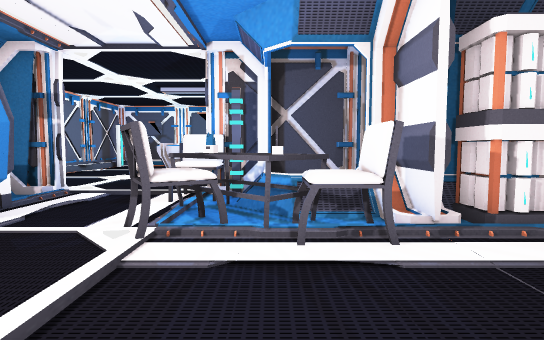
view 1 (above)

24 first-person views from a walk through a Unity game level. The camera is 1.2 m above the floor, tilts 4° down and sees 80° across. The floor is counted in squares, 1 m on a side. Each view is taken from the middle of a square. On the plan, view 1 faces up. The plan holds only what a view shows up to about 14 squares ahead; the rest is blank. Door leaves are left out, so doorways stand open.

view 2
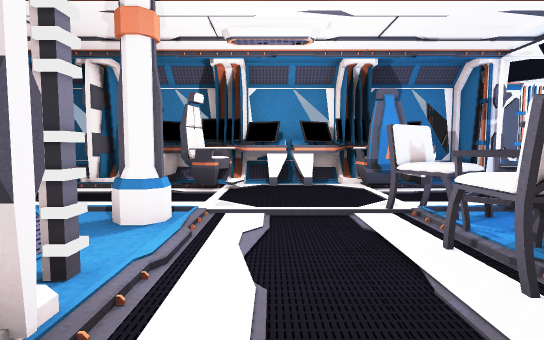

view 3
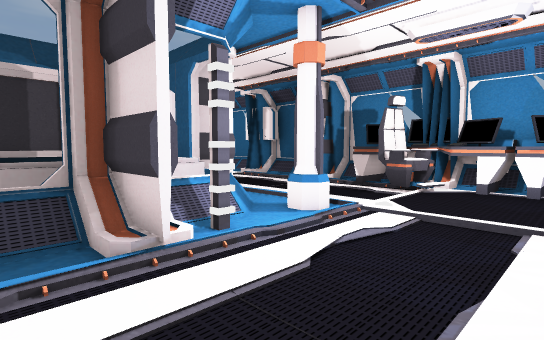

view 4
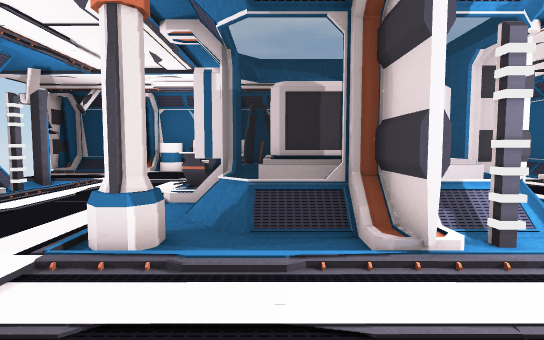

view 5
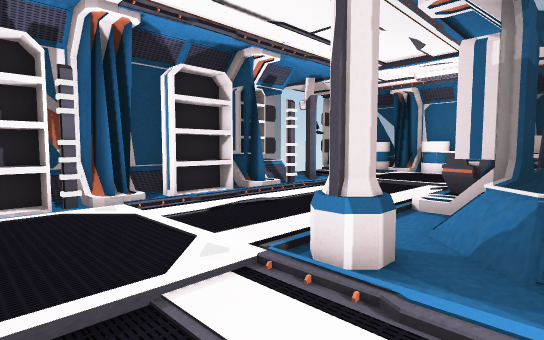

view 6
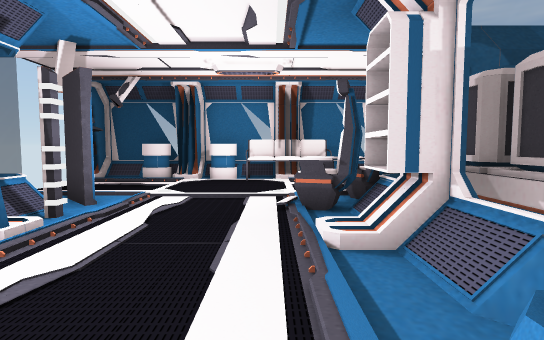

view 7
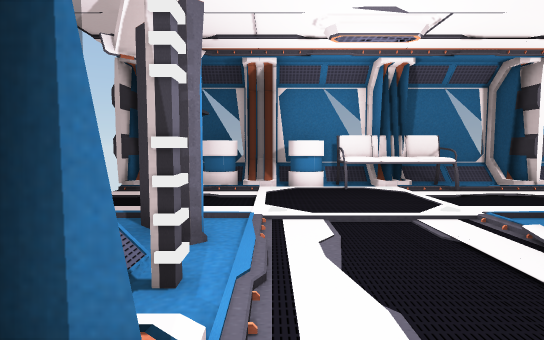

view 8
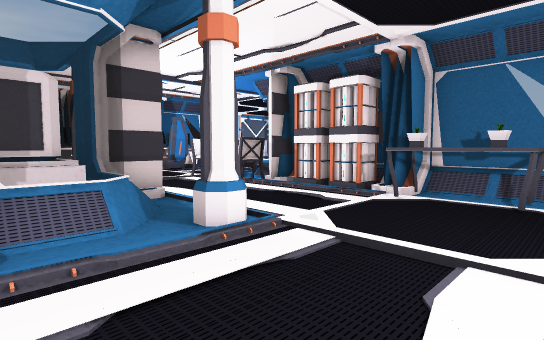

view 9
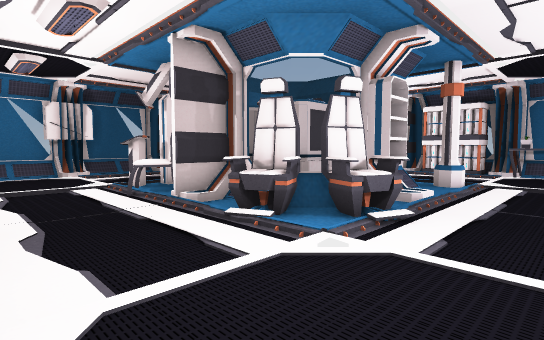

view 10
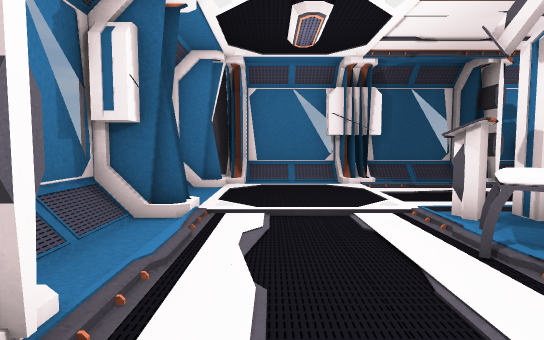

view 11
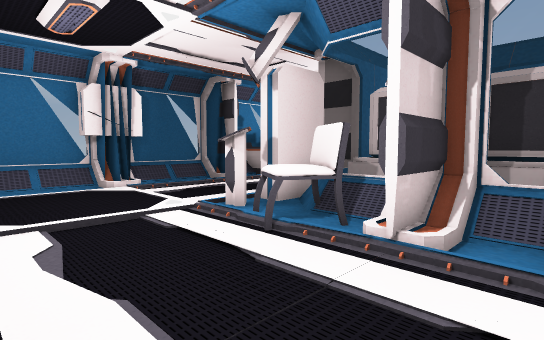

view 12
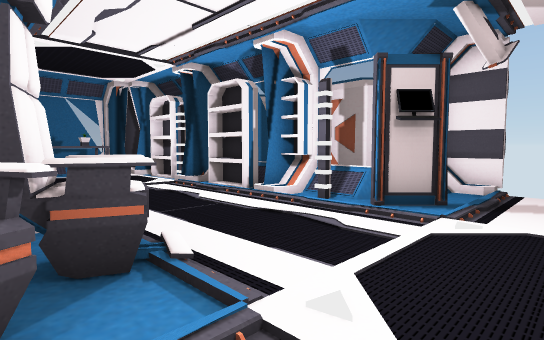

view 13
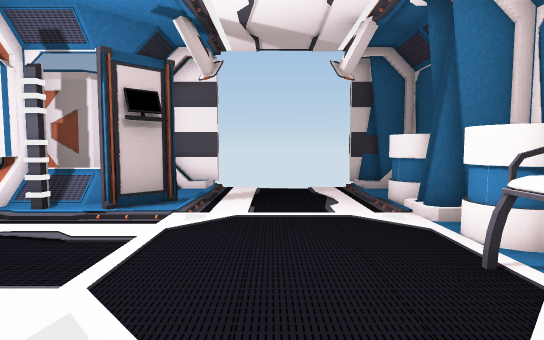

view 14
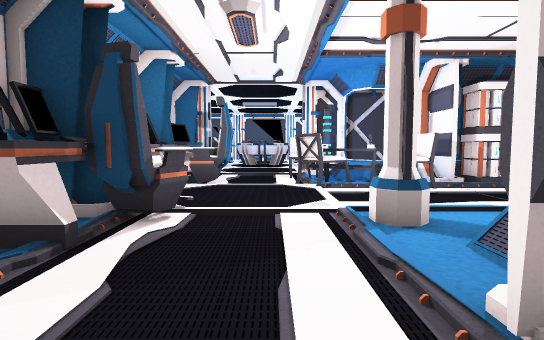

view 15
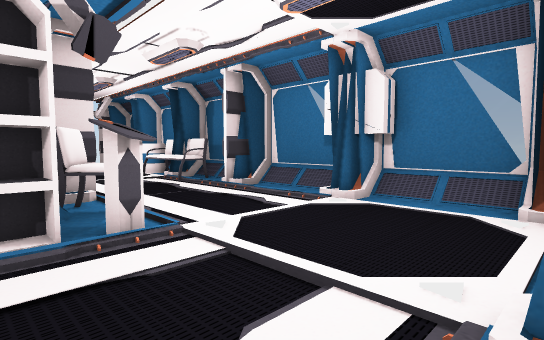

view 16
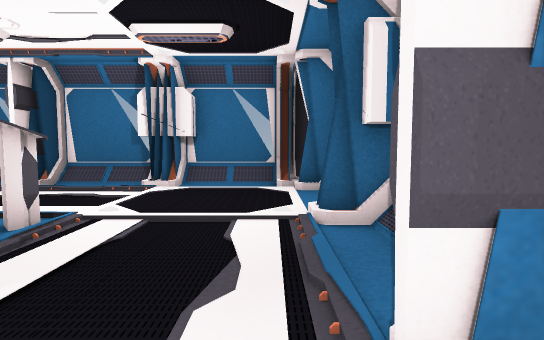

view 17
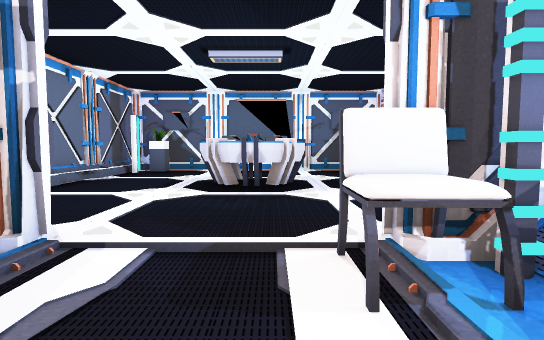

view 18
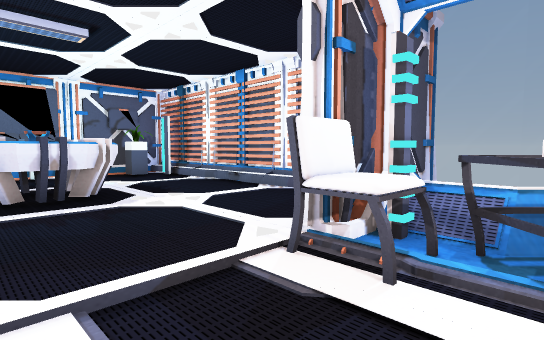

view 19
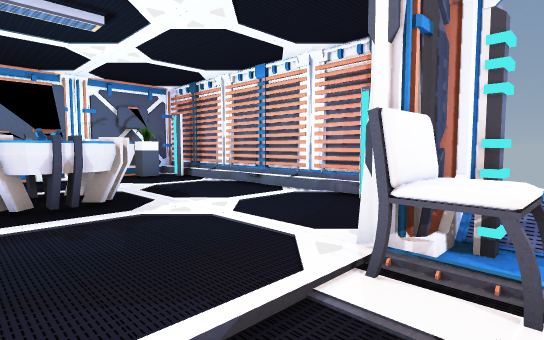

view 20
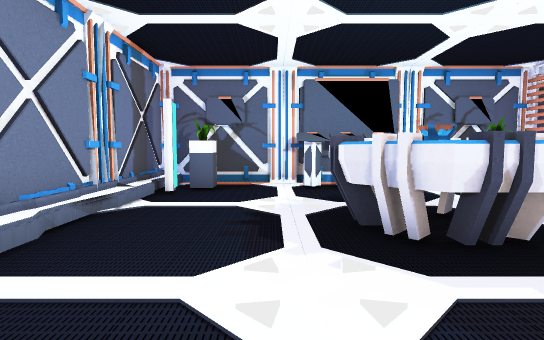

view 21
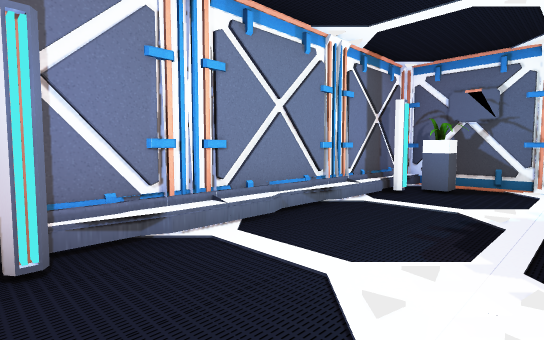

view 22
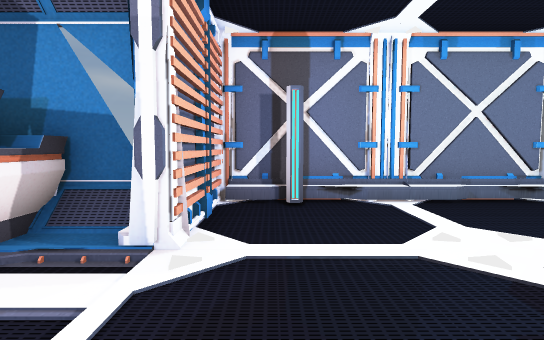

view 23
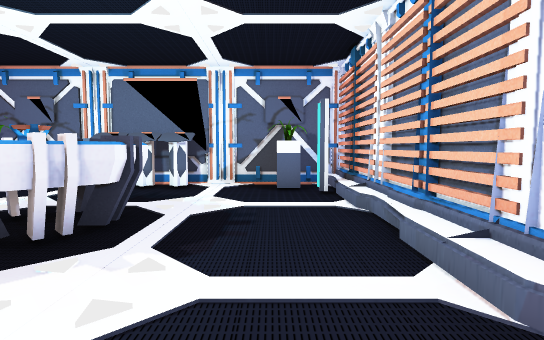

view 24
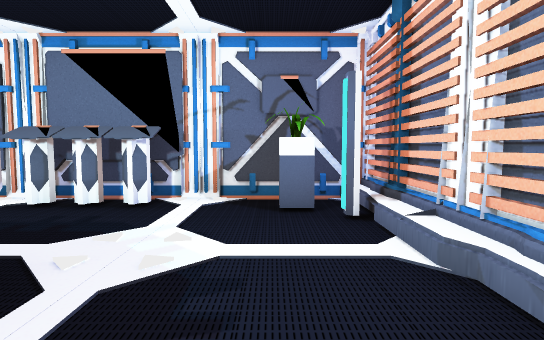

### Floor plan
Key: @ floor where view 1 was taken; # wall or solid block; . floor; / step, stairs or slope; D open door; = window, fence, low wall or low ledge; O other object.
Columns run from 10 left of view 1 to 15 right of it. Each row starts with its distance up from view 1.
 21 #############
 20 #O...OOO#...#
 19 #/O..OOO..O.#
 18 #/..........#
 17 #/..........#
 16 #/....OO....#
 15 #/...OOOO...#
 14 #/...OOOO...#
 13 #/....OO....#
 12 #/..........#
 11 ##..........#
 10 ##.........##
  9  ####DDDD####
  8   ###...O###
  7    #O...OO##
  6    OO...OOO=##OO##=##
  5    #OOO.OOOO#.OO#OOO##
  4    OOO..OOOOD....OOO.#
  3    OO.......D........O
  2    OO.......D........O#
  1    #OO......D........##O
  0    OOOO..O@##...O....##
 -1    OO.....==#===.....O#O
 -2    #O.....=OOOO=.....O#
 -3    ##DDDD##OOOOOO....O#
 -4    ##....O#OOOO=.....O#O
 -5    =.....O#OOOO#O....##O
 -6    =.....O###=#OO....O==#
 -7    O#...OOOO#.OO.....OO.##
 -8    #O......OD...........DD
 -9    =........D...........DD
-10    =........D...........DD
-11    ##.......D..OOOO.....DD
-12    ###..OO..##.OOOOO#OO.##
-13     ##==##==##==######==#

Where each view was taken, in squares from view 1:
view 1: 0 up, 0 right, facing up
view 2: 2 up, 4 right, facing left
view 3: 4 up, 4 right, facing down-left
view 4: 4 up, 4 right, facing down
view 5: 3 up, 4 right, facing down-right
view 6: 1 up, 7 right, facing down
view 7: 2 down, 10 right, facing down
view 8: 3 down, 10 right, facing up-left
view 9: 11 down, 9 right, facing up-left
view 10: 10 down, 4 right, facing left
view 11: 11 down, 4 right, facing up-left
view 12: 9 down, 5 right, facing up-right
view 13: 9 down, 5 right, facing right
view 14: 5 down, 3 left, facing up
view 15: 5 down, 6 left, facing down-right
view 16: 2 down, 5 left, facing down
view 17: 5 up, 3 left, facing up
view 18: 6 up, 5 left, facing up-right
view 19: 7 up, 5 left, facing up-right
view 20: 10 up, 6 left, facing up
view 21: 10 up, 5 left, facing up-left
view 22: 10 up, 2 left, facing left
view 23: 10 up, 0 right, facing up
view 24: 13 up, 0 right, facing up
